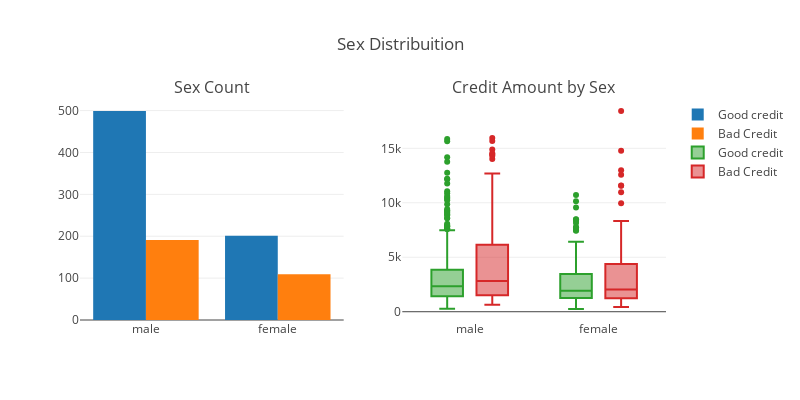

Source (notebook cell):
### Markdown cell above
<h2>Other observation: **Looking the diference by Sex**</h2>

### Code cell
configure_plotly_browser_state()
#First plot
trace0 = go.Bar(
    x = df_credit[df_credit["Risk"]== 'good']["Sex"].value_counts().index.values,
    y = df_credit[df_credit["Risk"]== 'good']["Sex"].value_counts().values,
    name='Good credit'
)

#First plot 2
trace1 = go.Bar(
    x = df_credit[df_credit["Risk"]== 'bad']["Sex"].value_counts().index.values,
    y = df_credit[df_credit["Risk"]== 'bad']["Sex"].value_counts().values,
    name="Bad Credit"
)

#Second plot
trace2 = go.Box(
    x = df_credit[df_credit["Risk"]== 'good']["Sex"],
    y = df_credit[df_credit["Risk"]== 'good']["Credit amount"],
    name=trace0.name
)

#Second plot 2
trace3 = go.Box(
    x = df_credit[df_credit["Risk"]== 'bad']["Sex"],
    y = df_credit[df_credit["Risk"]== 'bad']["Credit amount"],
    name=trace1.name
)

data = [trace0, trace1, trace2,trace3]


fig = tls.make_subplots(rows=1, cols=2, 
                        subplot_titles=('Sex Count', 'Credit Amount by Sex'))

fig.append_trace(trace0, 1, 1)
fig.append_trace(trace1, 1, 1)
fig.append_trace(trace2, 1, 2)
fig.append_trace(trace3, 1, 2)

fig['layout'].update(height=400, width=800, title='Sex Distribuition', boxmode='group')
py.iplot(fig, filename='sex-subplot')

### Figure 1 — Plotly figure (JSON) as saved in the notebook; plotly's stock layout.template omitted (floating-point values rounded to 4 significant figures; data arrays with more than 128 entries replaced by an {"elided": "..."} marker saying what was removed)
{"data": [{"name": "Good credit", "yaxis": "y", "xaxis": "x", "y": [499, 201], "x": ["male", "female"], "type": "bar", "uid": "c217f225-c3b6-4b15-a0d0-cb33022a2029"}, {"name": "Bad Credit", "yaxis": "y", "xaxis": "x", "y": [191, 109], "x": ["male", "female"], "type": "bar", "uid": "6e031bd1-ec84-4674-9b23-9afb54d60b86"}, {"name": "Good credit", "yaxis": "y2", "xaxis": "x2", "y": {"elided": "700 int values"}, "x": {"elided": "700 str values"}, "type": "box", "uid": "e2bec927-4451-48db-8473-22eeb8412f74"}, {"name": "Bad Credit", "yaxis": "y2", "xaxis": "x2", "y": {"elided": "300 int values"}, "x": {"elided": "300 str values"}, "type": "box", "uid": "7bb16853-cc3c-469b-881a-2314dbf2defb"}], "layout": {"boxmode": "group", "yaxis": {"domain": [0, 1], "anchor": "x"}, "title": {"text": "Sex Distribuition"}, "xaxis2": {"domain": [0.55, 1], "anchor": "y2"}, "height": 400, "width": 800, "yaxis2": {"domain": [0, 1], "anchor": "x2"}, "xaxis": {"domain": [0, 0.45], "anchor": "y"}, "annotations": [{"yanchor": "bottom", "xref": "paper", "xanchor": "center", "yref": "paper", "text": "Sex Count", "y": 1, "x": 0.225, "font": {"size": 16}, "showarrow": false}, {"yanchor": "bottom", "xref": "paper", "xanchor": "center", "yref": "paper", "text": "Credit Amount by Sex", "y": 1, "x": 0.775, "font": {"size": 16}, "showarrow": false}]}}
